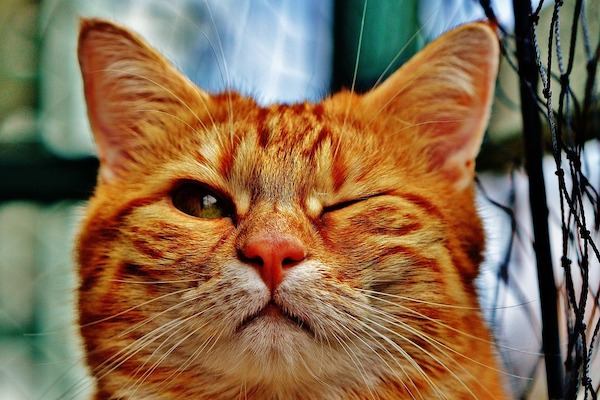
#> input picture img/cat.jpg, 600 x 400 px
$ jupyter execute --allow-errors 8_2_Histograms.ipynb
#> lines starting #> are read from the running program, lines starting #| are printed output that depends on the picture
## 3 - Histograms

* Learn the distribution of intensities in an image
* Locate objects
* Segment images
* Enhance contrast
* ...

## 3 - Histograms

[cell 1]
import cv2
import numpy as np

Let's load up our cat image from before.

[cell 2]
cat_gray = cv2.imread('img/cat.jpg', cv2.IMREAD_GRAYSCALE)
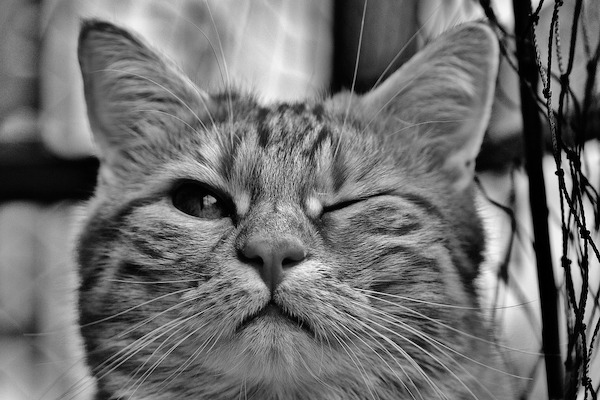
#> cat_gray: shape (400, 600); min 0, max 248, mean 111.3

import matplotlib.cm as cm
#> (the rest of this cell did not finish here and is left out)

Computing image histograms in OpenCV

#> (a cell that did not finish here is left out)

Computing image histograms in NumPy

#> (a cell that did not finish here is left out)

## Important differences

* The `cv2` is faster `numpy`.
* The `np.hist` **257** elements
    * each bin computed as 0-0.99, 1-1.99, etc.
* OpenCV has only **256**.
    * This is important for plotting.
* NumPy has another method, `bincount`, which is faster than `histogram`.

#> (a cell that did not finish here is left out)

## 3 - Histograms

*Equalization* is an important concept in the context of image histograms.

[cell 6]
img = cv2.imread('img/wiki.png', cv2.IMREAD_GRAYSCALE)
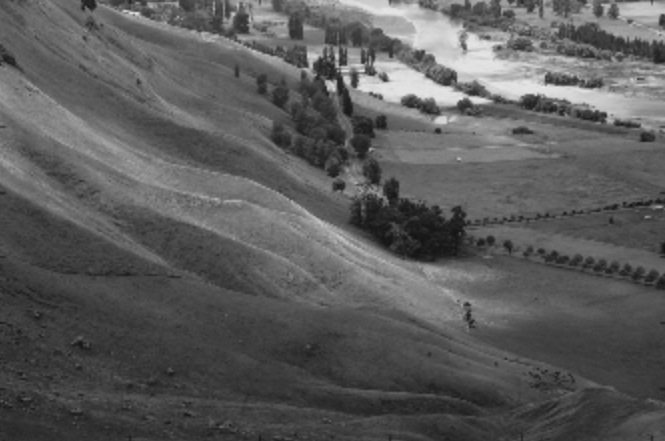
#> input picture img/wiki.png, 665 x 441 px
#> img is the input picture: shape (441, 665); min 19, max 234, mean 91.1
#> (the rest of this cell did not finish here and is left out)

[cell 7]
edges, bins = np.histogram(img.ravel(), 256, [0, 256])
#> edges = 256 values, max 4921 at index 62, min 0 at index 0, mean 1145.6; bins = 257 values from 0 to 256
cdf = edges.cumsum()
#> cdf = 256 values from 0 to 293265
cdf_norm = cdf * edges.max() / cdf.max()
#> cdf_norm = 256 values from 0 to 4921

#> (the rest of this cell did not finish here and is left out)

Equalization smooths out the CDF of the image histogram, making it as close to a straight line as possible. This has the effect of improving the image contrast.

[cell 8]
equ = cv2.equalizeHist(img)
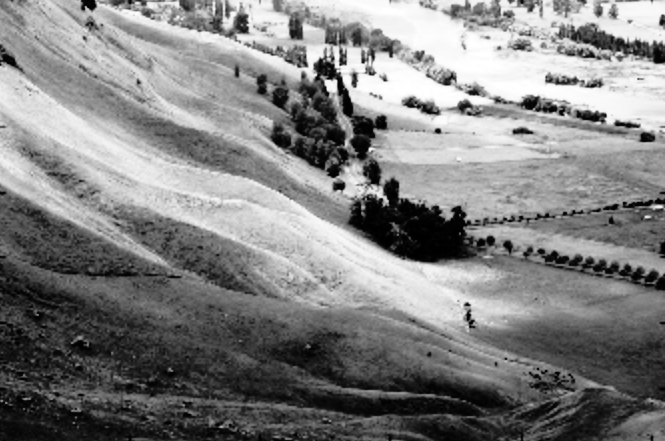
#> equ: shape (441, 665); min 0, max 255, mean 128.7
res = np.hstack((img, equ))
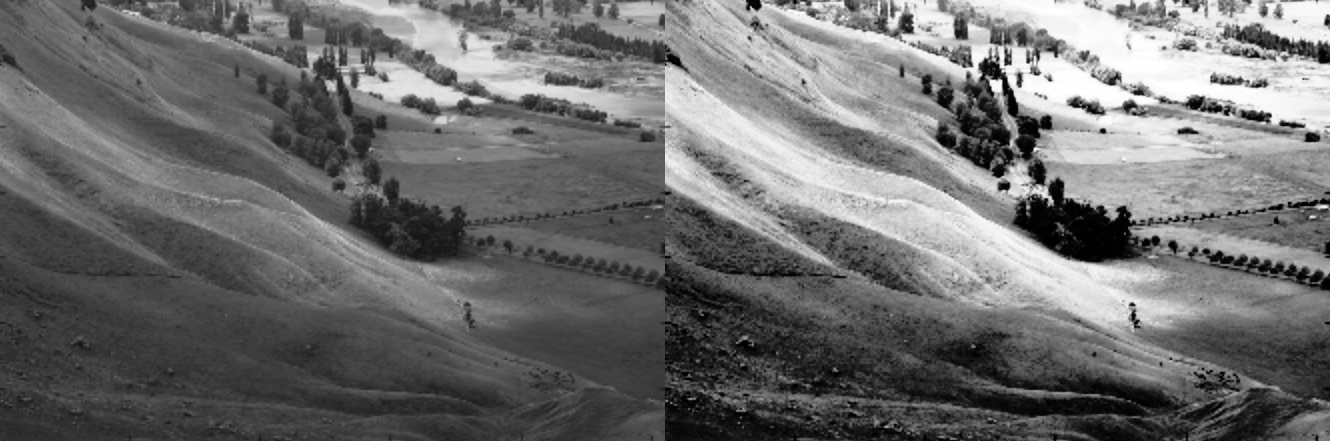
#> res: shape (441, 1330); min 0, max 255, mean 109.9
#> (the rest of this cell did not finish here and is left out)

[cell 9]
edges, bins = np.histogram(equ.ravel(), 256, [0, 256])
#> edges = 256 values, max 4921 at index 59, min 0 at index 13, mean 1145.6
cdf = edges.cumsum()
#> cdf = 256 values from 551 to 293265
cdf_norm = cdf * edges.max() / cdf.max()
#> cdf_norm = 256 values from 9.25 to 4921

#> (the rest of this cell did not finish here and is left out)
